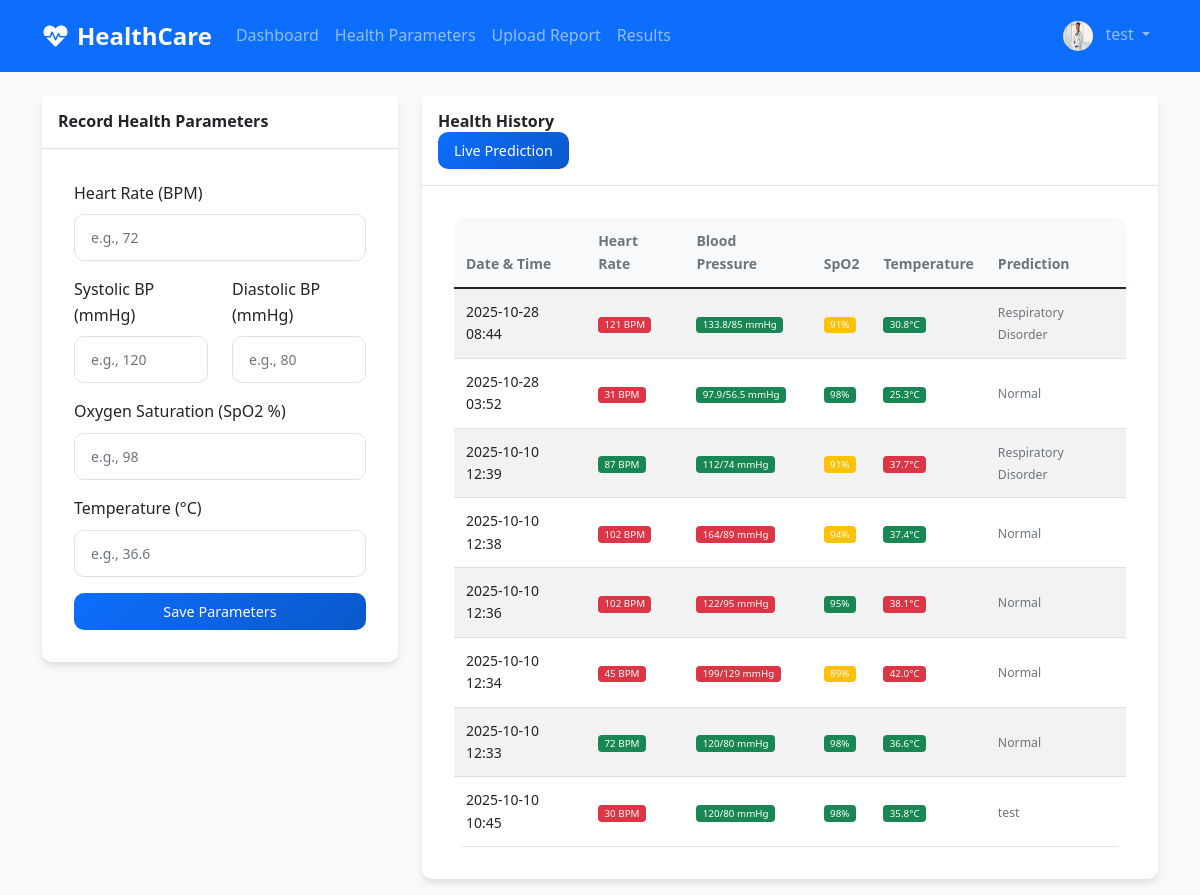
Page /health-parameters (signed in) on the committed database.
### models.py (models this page shows, shortened)
class User(UserMixin, db.Model):
    __tablename__ = 'user'
    id = db.Column(db.Integer, primary_key=True)
    name = db.Column(db.String(100), nullable=False)
    email = db.Column(db.String(100), unique=True, nullable=False)
    phone = db.Column(db.String(15), nullable=False)
    gender = db.Column(db.String(10), nullable=False)
    age = db.Column(db.Integer, nullable=False)
    blood_group = db.Column(db.String(5), nullable=False)
    address = db.Column(db.Text, nullable=False)
    profile_pic = db.Column(db.String(200), default='default.jpg')
    password_hash = db.Column(db.String(200), nullable=False)
    created_at = db.Column(db.DateTime, default=datetime.utcnow)
    health_parameters = db.relationship('HealthParameter', backref='user', lazy=True, cascade='all, delete-orphan')
    reports = db.relationship('MedicalReport', backref='user', lazy=True, cascade='all, delete-orphan')

class HealthParameter(db.Model):
    __tablename__ = 'health_parameter'
    id = db.Column(db.Integer, primary_key=True)
    user_id = db.Column(db.Integer, db.ForeignKey('user.id'), nullable=False)
    heart_rate = db.Column(db.Integer)
    systolic_bp = db.Column(db.Integer)  # Upper BP value
    diastolic_bp = db.Column(db.Integer)  # Lower BP value
    spo2 = db.Column(db.Integer)  # Oxygen saturation
    temperature = db.Column(db.Float)
    notes = db.Column(db.Text)
    recorded_at = db.Column(db.DateTime, default=datetime.utcnow)

### app.py (the view, shortened to what this page needs)
    @app.route('/health-parameters', methods=['GET', 'POST'])
    @login_required
    def health_parameters():
        params = HealthParameter.query.filter_by(user_id=current_user.id)\
            .order_by(HealthParameter.recorded_at.desc()).all()
        return render_template('health_params.html', params=params)

### templates/health_params.html (shortened to what this page needs)
{% extends "base.html" %}
{% block content %}
<div class="row">
    <div class="col-lg-4">
        <div class="card">
            <div class="card-header">
                <h5 class="card-title mb-0">Record Health Parameters</h5>
            </div>
            <div class="card-body">
                <form method="POST">
                    <div class="mb-3">
                        <label for="heart_rate" class="form-label">Heart Rate (BPM)</label>
                        <input type="number" class="form-control" id="heart_rate" name="heart_rate"
                               min="30" max="200" placeholder="e.g., 72">
                    </div>
                    <div class="row">
                        <div class="col-md-6">
                            <div class="mb-3">
                                <label for="systolic_bp" class="form-label">Systolic BP (mmHg)</label>
                                <input type="number" class="form-control" id="systolic_bp" name="systolic_bp"
                                       min="70" max="200" placeholder="e.g., 120">
                            </div>
                        </div>
                        <div class="col-md-6">
                            <div class="mb-3">
                                <label for="diastolic_bp" class="form-label">Diastolic BP (mmHg)</label>
                                <input type="number" class="form-control" id="diastolic_bp" name="diastolic_bp"
                                       min="40" max="130" placeholder="e.g., 80">
                            </div>
                        </div>
                    </div>
                    <div class="mb-3">
                        <label for="spo2" class="form-label">Oxygen Saturation (SpO2 %)</label>
                        <input type="number" class="form-control" id="spo2" name="spo2"
                               min="70" max="100" placeholder="e.g., 98">
                    </div>
                    <div class="mb-3">
                        <label for="temperature" class="form-label">Temperature (°C)</label>
                        <input type="number" step="0.1" class="form-control" id="temperature" name="temperature"
                               min="35" max="42" placeholder="e.g., 36.6">
                    </div>
                    <div class="d-grid">
                        <button type="submit" class="btn btn-primary">Save Parameters</button>
                    </div>
                </form>
            </div>
        </div>
    </div>
    <div class="col-lg-8">
        <div class="card">
            <div class="card-header">
                <h5 class="card-title mb-0">Health History</h5> <a align="right" href="/readcloud" class="btn btn-primary">Live Prediction</a>
            </div>
            <div class="card-body">
                {% if params %}
                <div class="table-responsive">
                    <table class="table table-striped">
                        <thead>
                            <tr>
                                <th>Date & Time</th>
                                <th>Heart Rate</th>
                                <th>Blood Pressure</th>
                                <th>SpO2</th>
                                <th>Temperature</th>
                                <th>Prediction</th>
                            </tr>
                        </thead>
                        <tbody>
                            {% for param in params %}
                            <tr>
                                <td>{{ param.recorded_at.strftime('%Y-%m-%d %H:%M') }}</td>
                                <td>
                                    <span class="badge {% if param.heart_rate < 60 or param.heart_rate > 100 %}bg-danger{% else %}bg-success{% endif %}">
                                        {{ param.heart_rate or '--' }} BPM
                                    </span>
                                </td>
                                <td>
                                    {% if param.systolic_bp and param.diastolic_bp %}
                                        <span class="badge {% if param.systolic_bp > 140 or param.diastolic_bp > 90 %}bg-danger{% else %}bg-success{% endif %}">
                                            {{ param.systolic_bp }}/{{ param.diastolic_bp }} mmHg
                                        </span>
                                    {% else %}
                                        --
                                    {% endif %}
                                </td>
                                <td>
                                    {% if param.spo2 %}
                                        <span class="badge {% if param.spo2 < 95 %}bg-warning{% else %}bg-success{% endif %}">
                                            {{ param.spo2 }}%
                                        </span>
                                    {% else %}
                                        --
                                    {% endif %}
                                </td>
                                <td>
                                    {% if param.temperature %}
                                        <span class="badge {% if param.temperature > 37.5 %}bg-danger{% else %}bg-success{% endif %}">
                                            {{ param.temperature }}°C
                                        </span>
                                    {% else %}
                                        --
                                    {% endif %}
                                </td>
                                <td>
                                    <small class="text-muted">{{ param.notes or '--' }}</small>
                                </td>
                            </tr>
                            {% endfor %}
                        </tbody>
                    </table>
                </div>
                {% else %}
                <p class="text-muted text-center">No health parameters recorded yet.</p>
                {% endif %}
            </div>
        </div>
    </div>
</div>
{% endblock %}

### templates/base.html (shortened to what this page needs)
<!DOCTYPE html>
<html lang="en">
<head>
    <link href="https://cdn.jsdelivr.net/npm/bootstrap@5.1.3/dist/css/bootstrap.min.css" rel="stylesheet">
    <link href="https://cdnjs.cloudflare.com/ajax/libs/font-awesome/6.0.0/css/all.min.css" rel="stylesheet">
    <link href="{{ url_for('static', filename='css/style.css') }}" rel="stylesheet">
</head>
<body>
    <nav class="navbar navbar-expand-lg navbar-dark bg-primary">
        <div class="container">
            <a class="navbar-brand" href="{{ url_for('dashboard') }}">
                <i class="fas fa-heartbeat"></i> HealthCare
            </a>
            <div class="collapse navbar-collapse" id="navbarNav">
                {% if current_user.is_authenticated %}
                <ul class="navbar-nav me-auto">
                    <li class="nav-item">
                        <a class="nav-link" href="{{ url_for('dashboard') }}">Dashboard</a>
                    </li>
                    <li class="nav-item">
                        <a class="nav-link" href="{{ url_for('health_parameters') }}">Health Parameters</a>
                    </li>
                    <li class="nav-item">
                        <a class="nav-link" href="{{ url_for('upload_report') }}">Upload Report</a>
                    </li>
                    <li class="nav-item">
                        <a class="nav-link" href="{{ url_for('results') }}">Results</a>
                    </li>
                </ul>
                <ul class="navbar-nav">
                    <li class="nav-item dropdown">
                        <a class="nav-link dropdown-toggle" href="#" id="navbarDropdown" role="button" data-bs-toggle="dropdown">
                            <img src="{{ url_for('static', filename='uploads/profiles/' + current_user.profile_pic) }}"
                                 class="rounded-circle me-2" width="30" height="30">
                            {{ current_user.name }}
                        </a>
                    </li>
                </ul>
                {% endif %}
            </div>
        </div>
    </nav>
    <div class="container mt-4">
        {% block content %}{% endblock %}
    </div>
</body>
</html>

### static/css/style.css (style rules this page uses)
:root { --primary-color: #0d6efd; --secondary-color: #6c757d; --success-color: #198754; --danger-color: #dc3545; --warning-color: #ffc107; --info-color: #0dcaf0; --light-color: #f8f9fa; --dark-color: #212529; --border-radius: 10px; --box-shadow: 0 4px 6px rgba(0, 0, 0, 0.1); --transition: all 0.3s ease; }
* { margin: 0; padding: 0; box-sizing: border-box; }
body { background-color: #f8f9fa; font-family: 'Segoe UI', Tahoma, Geneva, Verdana, sans-serif; line-height: 1.6; font-size: 14px; }
h5 { font-size: 1rem; }
.navbar { padding: 0.75rem 0; }
.navbar-brand { font-weight: bold; font-size: 1.25rem; display: flex; align-items: center; gap: 0.5rem; }
.navbar-nav .nav-link { padding: 0.5rem 1rem; font-weight: 500; }
.card { border: none; border-radius: var(--border-radius); box-shadow: var(--box-shadow); margin-bottom: 1rem; transition: var(--transition); }
.card-header { background: white; border-bottom: 1px solid #dee2e6; padding: 1rem; font-weight: 600; }
.card-body { padding: 1rem; }
.card-title { margin-bottom: 0.5rem; font-weight: 600; }
.btn { border-radius: var(--border-radius); font-weight: 500; padding: 0.5rem 1rem; font-size: 0.875rem; border: none; transition: var(--transition); }
.btn-primary { background: linear-gradient(135deg, var(--primary-color), #0a58ca); }
.form-control, .form-select { border-radius: var(--border-radius); border: 1px solid #dee2e6; padding: 0.75rem 1rem; font-size: 0.875rem; transition: var(--transition); }
.form-label { font-weight: 500; margin-bottom: 0.5rem; color: var(--dark-color); }
.table { margin-bottom: 0; font-size: 0.875rem; }
.table th { border-top: none; font-weight: 600; color: var(--secondary-color); background-color: var(--light-color); padding: 0.75rem; }
.table td { padding: 0.75rem; vertical-align: middle; }
.table-responsive { border-radius: var(--border-radius); overflow: hidden; }
.badge { font-size: 0.7em; font-weight: 500; padding: 0.35em 0.65em; }
.mb-3 { margin-bottom: 1.5rem; }
.mt-4 { margin-top: 2rem; }
@media (min-width: 576px) { body { font-size: 15px; } }
@media (min-width: 576px) { .card-body { padding: 1.25rem; } }
@media (min-width: 576px) { .btn { font-size: 0.9rem; } }
@media (min-width: 768px) { body { font-size: 16px; } }
@media (min-width: 768px) { .navbar-brand { font-size: 1.5rem; } }
@media (min-width: 768px) { .card-body { padding: 1.5rem; } }
@media (min-width: 992px) { .container { max-width: 960px; } }
@media (min-width: 992px) { .card-body { padding: 2rem; } }
@media (min-width: 1200px) { .container { max-width: 1140px; } }

### rows in the picture
User: profile_pic (picture), name "test"
HealthParameter: recorded_at "2025-10-28 08:44", heart_rate "121", systolic_bp "133.8", diastolic_bp "85", spo2 "91", temperature "30.8", notes "Respiratory Disorder"
HealthParameter: recorded_at "2025-10-28 03:52", heart_rate "31", systolic_bp "97.9", diastolic_bp "56.5", spo2 "98", temperature "25.3", notes "Normal"
HealthParameter: recorded_at "2025-10-10 12:39", heart_rate "87", systolic_bp "112", diastolic_bp "74", spo2 "91", temperature "37.7", notes "Respiratory Disorder"
HealthParameter: recorded_at "2025-10-10 12:38", heart_rate "102", systolic_bp "164", diastolic_bp "89", spo2 "94", temperature "37.4", notes "Normal"
HealthParameter: recorded_at "2025-10-10 12:36", heart_rate "102", systolic_bp "122", diastolic_bp "95", spo2 "95", temperature "38.1", notes "Normal"
HealthParameter: recorded_at "2025-10-10 12:34", heart_rate "45", systolic_bp "199", diastolic_bp "129", spo2 "89", temperature "42.0", notes "Normal"
HealthParameter: recorded_at "2025-10-10 12:33", heart_rate "72", systolic_bp "120", diastolic_bp "80", spo2 "98", temperature "36.6", notes "Normal"
HealthParameter: recorded_at "2025-10-10 10:45", heart_rate "30", systolic_bp "120", diastolic_bp "80", spo2 "98", temperature "35.8", notes "test"
